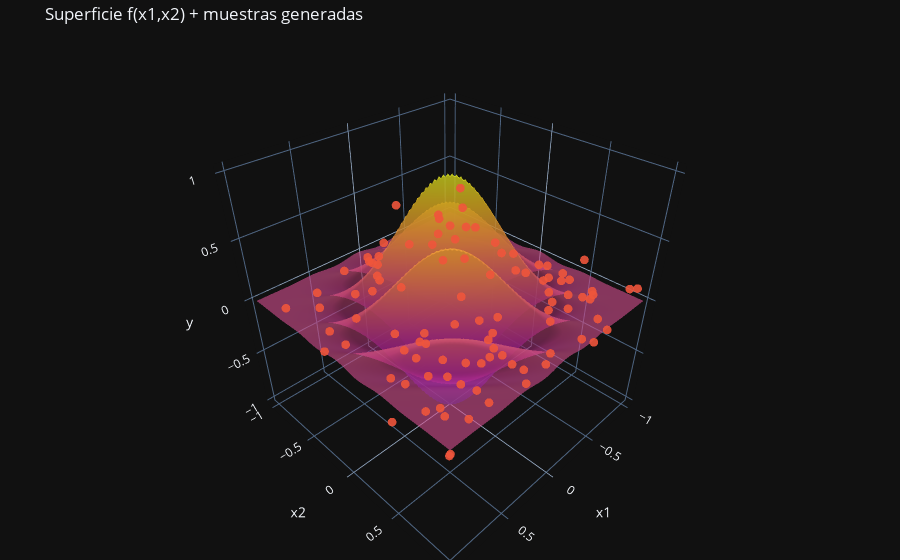

The cell this chart's notebook holds for it:
### Markdown cell above
## [Ejercicio 6]
  ##### Visualiza los datos: (1 punto)
  1. Representa en 3D la superficie del modelo ($f(x_1, x_2)$) sin ruido.
  2. Representa, en la misma gráfica 3D, las muestras ruidosas que has generado.

### Code cell
############################ Completar ############################
import plotly.graph_objects as go

# Malla para la superficie "limpia"
grid = np.linspace(-1, 1, 100)
Xg, Yg = np.meshgrid(grid, grid)
Z = f(Xg, Yg)  # tu función f(x1, x2)

# Figura interactiva
fig = go.Figure()

# Superficie (sin ruido)
fig.add_trace(go.Surface(
    x=Xg, y=Yg, z=Z,
    name="Superficie f(x1,x2)",
    opacity=0.6,
    showscale=False
))

# Puntos ruidosos
fig.add_trace(go.Scatter3d(
    x=x1, y=x2, z=y,
    mode="markers",
    marker=dict(size=3, opacity=0.9),
    name="Muestras con ruido"
))

fig.update_layout(
    title="Superficie f(x1,x2) + muestras generadas",
    scene=dict(
        xaxis_title="x1",
        yaxis_title="x2",
        zaxis_title="y"
    ),
    margin=dict(l=0, r=0, t=40, b=0),
    legend=dict(x=0.02, y=0.98)
)

fig.show()



########################## Fin Completar ###########################
